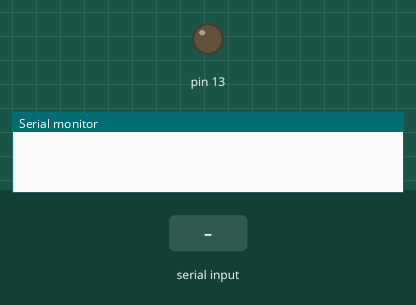
Bench run of a sketch on a simulated Arduino Uno, built with avr-gcc and run on an emulated ATmega328P. On the bench: output pins drawn as LEDs (lit = HIGH), the last lines printed to the serial monitor. The test bench sets the inputs (shaded band).

Above: at 1.2 s.
1.3 s: "1" received over Serial
At 2.4 s:
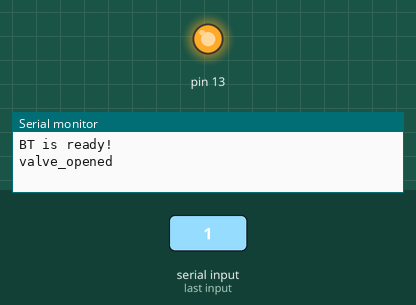
Timing chart, 0 to 7.8 s (numbered marks = the images above; inputs shaded):
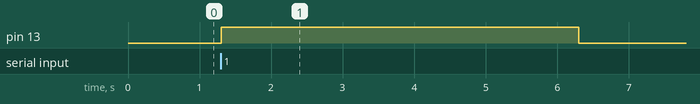

The sketch:

catvalve.ino
```cpp
unsigned long lastRelease = millis();
unsigned long hour = 3600000;

void openValve(int time) {
        Serial.write("valve_opened");
        digitalWrite(13, HIGH);
        delay(time);
        digitalWrite(13, LOW);
        Serial.write("valve_closed");
        lastRelease = millis();
}
void setup()
{
  // 设置波特率为 38400
  Serial.begin(38400);
  pinMode(13, OUTPUT);
}


void loop()
{
  if(millis() - lastRelease > hour) {
    openValve(5000);
  }
  if(Serial.available())
  {
    char c=Serial.read();
      if(c=='1')
      {
        Serial.println("BT is ready!");
        // 返回到手机调试程序上
        openValve(5000);
      }
     if(c=='2')
     {
       Serial.write("Serial--13--low");
       digitalWrite(13, LOW);
     }
  }
}
```

Measured:
- after the input at 1.3 s, pin 13: LOW → HIGH at once, → LOW 5.0 s later
